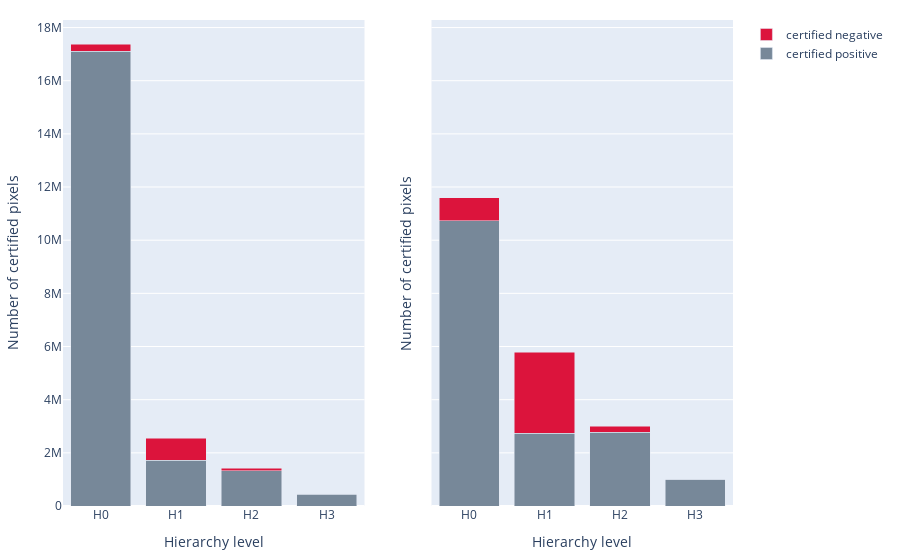

Notebook code cell kept with this figure:
### Code cell
n = 75
h = 4

x = range(4)

x = [f'H{i}' for i in range(4)]
fig = go.Figure()
fig = make_subplots(rows=1, cols=2, shared_yaxes=True)
i =1
for dataset in datasets_dict.keys():
    graph_dict = datasets_dict[dataset]
    y1, y2 = [], []
    for h in range(4):
        if h==2:y2.append(graph_dict[n_h_t]['pos_h_pixels'][h]); y1.append(graph_dict[n_h_t]['num_h_pixels'][h] - graph_dict[n_h_t]['pos_h_pixels'][h]); continue
        
        y1.append(graph_dict[n_h_t]['pos_h_pixels'][h])
        y2.append(graph_dict[n_h_t]['num_h_pixels'][h] - graph_dict[n_h_t]['pos_h_pixels'][h])

    fig.add_bar(x=x, y=np.array(y1), row=1, col=i, name='certified positive', marker_color='lightslategray', showlegend=show_legend)
    fig.add_bar(x=x, y=np.array(y2), row=1, col=i, name='certified negative', marker_color='crimson', showlegend=show_legend)

    show_legend = not show_legend
    i+=1
    fig.update_xaxes( title_text='Hierarchy level', type='category' )
    fig.update_yaxes(title_text= f'Number of certified pixels',)
    fig.update_layout(
        barmode='stack', margin=dict(l=20, r=20, t=20, b=20),
    )

fig.show()
#image = fig.to_image(format="svg")

### Figure 1 — Plotly figure (JSON) as saved in the notebook; plotly's stock layout.template omitted (floating-point values rounded to 4 significant figures)
{"data": [{"marker": {"color": "lightslategray"}, "name": "certified positive", "showlegend": false, "type": "bar", "x": ["H0", "H1", "H2", "H3"], "xaxis": "x", "y": [17099151, 1727702, 1319002, 446816], "yaxis": "y"}, {"marker": {"color": "crimson"}, "name": "certified negative", "showlegend": false, "type": "bar", "x": ["H0", "H1", "H2", "H3"], "xaxis": "x", "y": [270504, 827494, 100644, 6678], "yaxis": "y"}, {"marker": {"color": "lightslategray"}, "name": "certified positive", "showlegend": true, "type": "bar", "x": ["H0", "H1", "H2", "H3"], "xaxis": "x2", "y": [10735374, 2738704, 2778682, 1002984], "yaxis": "y2"}, {"marker": {"color": "crimson"}, "name": "certified negative", "showlegend": true, "type": "bar", "x": ["H0", "H1", "H2", "H3"], "xaxis": "x2", "y": [864818, 3048409, 225789, 6660], "yaxis": "y2"}], "layout": {"barmode": "stack", "margin": {"b": 20, "l": 20, "r": 20, "t": 20}, "xaxis": {"anchor": "y", "domain": [0, 0.45], "title": {"text": "Hierarchy level"}, "type": "category"}, "xaxis2": {"anchor": "y2", "domain": [0.55, 1], "title": {"text": "Hierarchy level"}, "type": "category"}, "yaxis": {"anchor": "x", "domain": [0, 1], "title": {"text": "Number of certified pixels"}}, "yaxis2": {"anchor": "x2", "domain": [0, 1], "matches": "y", "showticklabels": false, "title": {"text": "Number of certified pixels"}}}}
